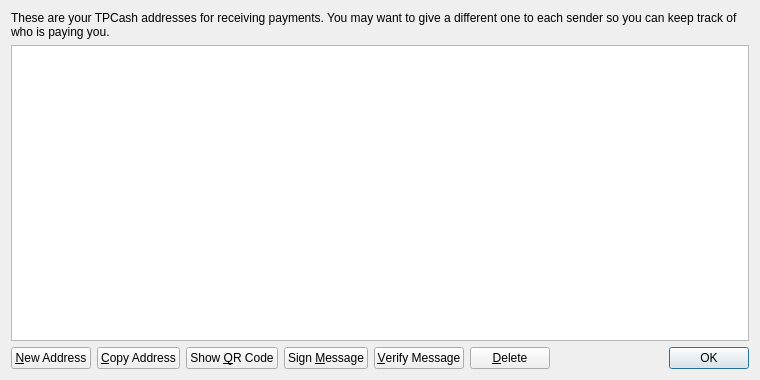
<?xml version="1.0" encoding="UTF-8"?>
<ui version="4.0">
 <class>AddressBookPage</class>
 <widget class="QWidget" name="AddressBookPage">
  <property name="geometry">
   <rect>
    <x>0</x>
    <y>0</y>
    <width>760</width>
    <height>380</height>
   </rect>
  </property>
  <property name="windowTitle">
   <string>Address Book</string>
  </property>
  <layout class="QVBoxLayout" name="verticalLayout">
   <item>
    <widget class="QLabel" name="labelExplanation">
     <property name="text">
      <string>These are your TPCash addresses for receiving payments. You may want to give a different one to each sender so you can keep track of who is paying you.</string>
     </property>
     <property name="textFormat">
      <enum>Qt::PlainText</enum>
     </property>
     <property name="wordWrap">
      <bool>true</bool>
     </property>
    </widget>
   </item>
   <item>
    <widget class="QTableView" name="tableView">
     <property name="contextMenuPolicy">
      <enum>Qt::CustomContextMenu</enum>
     </property>
     <property name="toolTip">
      <string>Double-click to edit address or label</string>
     </property>
     <property name="tabKeyNavigation">
      <bool>false</bool>
     </property>
     <property name="alternatingRowColors">
      <bool>true</bool>
     </property>
     <property name="selectionMode">
      <enum>QAbstractItemView::SingleSelection</enum>
     </property>
     <property name="selectionBehavior">
      <enum>QAbstractItemView::SelectRows</enum>
     </property>
     <property name="sortingEnabled">
      <bool>true</bool>
     </property>
     <attribute name="verticalHeaderVisible">
      <bool>false</bool>
     </attribute>
    </widget>
   </item>
   <item>
    <layout class="QHBoxLayout" name="horizontalLayout">
     <item>
      <widget class="QPushButton" name="newAddressButton">
       <property name="toolTip">
        <string>Create a new address</string>
       </property>
       <property name="text">
        <string>&amp;New Address</string>
       </property>
       <property name="icon">
        <iconset resource="../bitcoin.qrc">
         <normaloff>:/icons/add</normaloff>:/icons/add</iconset>
       </property>
      </widget>
     </item>
     <item>
      <widget class="QPushButton" name="copyToClipboard">
       <property name="toolTip">
        <string>Copy the currently selected address to the system clipboard</string>
       </property>
       <property name="text">
        <string>&amp;Copy Address</string>
       </property>
       <property name="icon">
        <iconset resource="../bitcoin.qrc">
         <normaloff>:/icons/editcopy</normaloff>:/icons/editcopy</iconset>
       </property>
      </widget>
     </item>
     <item>
      <widget class="QPushButton" name="showQRCode">
       <property name="text">
        <string>Show &amp;QR Code</string>
       </property>
       <property name="icon">
        <iconset resource="../bitcoin.qrc">
         <normaloff>:/icons/qrcode</normaloff>:/icons/qrcode</iconset>
       </property>
      </widget>
     </item>
     <item>
      <widget class="QPushButton" name="signMessage">
       <property name="toolTip">
        <string>Sign a message to prove you own a TPCash address</string>
       </property>
       <property name="text">
        <string>Sign &amp;Message</string>
       </property>
       <property name="icon">
        <iconset resource="../bitcoin.qrc">
         <normaloff>:/icons/edit</normaloff>:/icons/edit</iconset>
       </property>
      </widget>
     </item>
     <item>
      <widget class="QPushButton" name="verifyMessage">
       <property name="toolTip">
        <string>Verify a message to ensure it was signed with a specified TPCash address</string>
       </property>
       <property name="text">
        <string>&amp;Verify Message</string>
       </property>
       <property name="icon">
        <iconset resource="../bitcoin.qrc">
         <normaloff>:/icons/transaction_0</normaloff>:/icons/transaction_0</iconset>
       </property>
      </widget>
     </item>
     <item>
      <widget class="QPushButton" name="deleteButton">
       <property name="toolTip">
        <string>Delete the currently selected address from the list</string>
       </property>
       <property name="text">
        <string>&amp;Delete</string>
       </property>
       <property name="icon">
        <iconset resource="../bitcoin.qrc">
         <normaloff>:/icons/remove</normaloff>:/icons/remove</iconset>
       </property>
      </widget>
     </item>
     <item>
      <spacer name="horizontalSpacer">
       <property name="orientation">
        <enum>Qt::Horizontal</enum>
       </property>
       <property name="sizeHint" stdset="0">
        <size>
         <width>40</width>
         <height>20</height>
        </size>
       </property>
      </spacer>
     </item>
     <item>
      <widget class="QDialogButtonBox" name="buttonBox">
       <property name="sizePolicy">
        <sizepolicy hsizetype="Maximum" vsizetype="Fixed">
         <horstretch>0</horstretch>
         <verstretch>0</verstretch>
        </sizepolicy>
       </property>
       <property name="standardButtons">
        <set>QDialogButtonBox::Ok</set>
       </property>
      </widget>
     </item>
    </layout>
   </item>
  </layout>
 </widget>
 <resources>
  <include location="../bitcoin.qrc"/>
 </resources>
 <connections/>
</ui>
